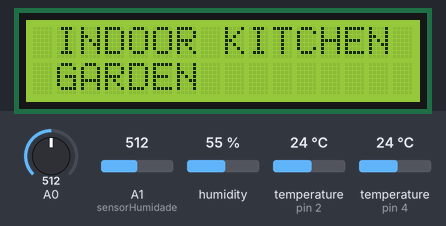
Simulated run of this sketch. Board: Arduino Nano, built with avr-gcc and run on an emulated ATmega328P. Shown: 16×2 character LCD. Inputs (shaded band) come from the test bench; at power-on: A0 = 512, A1 (sensorHumidade) = 512, humidity 55 %, temperature (sensors on pin 2, pin 4) 24 °C. What the sketch prints to the serial monitor is not drawn.

Above: at 0.1 s.
4.5 s: A0 set to 536
6.4 s: A0 set to 565
At 8.5 s:
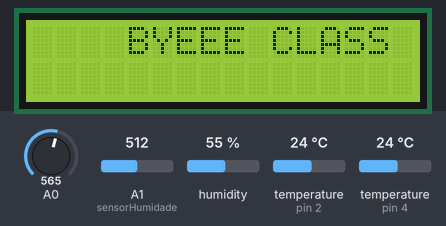
17.3 s: A0 set to 370
At 18.7 s:
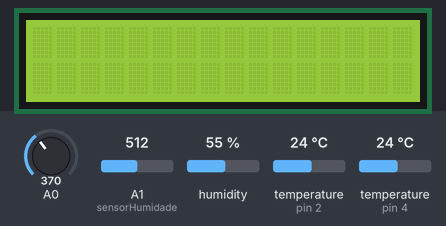
19.6 s: A0 set to 716
At 21.3 s:
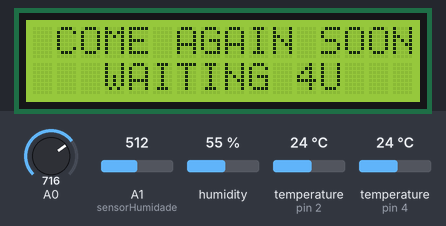
Timing chart, 0 to 22.8 s (numbered marks = the images above; inputs shaded):
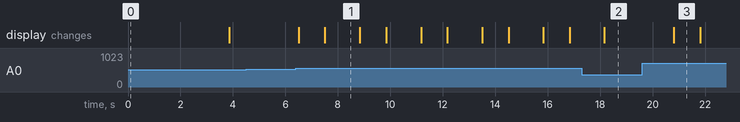

The sketch:

Uniao_programa_GArden.ino
```cpp
/*Pinagem do arduino*/


//motor_A

int IN1 = 6;

int IN2 = 7;

int velocidadeA = 5;

#include <LiquidCrystal.h>

//Variaveis LCD

LiquidCrystal lcd(8, 9, 4, 5, 6, 7);

int lcd_key     = 0;
int adc_key_in  = 0;

#define btnRIGHT  0
#define btnUP     1
#define btnDOWN   2
#define btnLEFT   3
#define btnSELECT 4
#define btnNONE   5

int read_LCD_buttons(){               // read the buttons
    adc_key_in = analogRead(0);       // read the value from the sensor

    // botoes quando lidos rondam estes valores respetivamente : 0, 144, 329, 504, 741
    // + 50 aprox para ver se os valroes se aproximavam das leituras
    // We make this the 1st option for speed reasons since it will be the most likely result

    if (adc_key_in > 1000) return btnNONE;
/*
    // For V1.1 us this threshold. nao usamos devido aos valores detetados não estarem aprox a estes..
    if (adc_key_in < 50)   return btnRIGHT;
    if (adc_key_in < 250)  return btnUP;
    if (adc_key_in < 450)  return btnDOWN;
    if (adc_key_in < 650)  return btnLEFT;
    if (adc_key_in < 850)  return btnSELECT;  */

   // For V1.0 comment the other threshold and use the one below: usamos este devido aos valores serem mais precisos

     if (adc_key_in < 50)   return btnRIGHT;
     if (adc_key_in < 195)  return btnUP;
     if (adc_key_in < 380)  return btnDOWN;
     if (adc_key_in < 555)  return btnLEFT;
     if (adc_key_in < 790)  return btnSELECT;

      return btnNONE;                // quando todos os botoes falharem retorna...
}


#include <OneWire.h>

#include <DallasTemperature.h>

#include "DHT.h"


#define sensorHumidade A1 // HUmidade

#define ONE_WIRE_BUS 2 //Temp

#define DHTPIN 4 //Ar

#define DHTTYPE DHT22 //Ar


OneWire oneWire(ONE_WIRE_BUS);

DallasTemperature sensors(&oneWire);


DHT dht(DHTPIN, DHTTYPE);


unsigned long tempoAnterior = 0;

unsigned long intervalo = 1000;


void setup()
{
//VENTOINHA
pinMode(IN1,OUTPUT);

pinMode(IN2,OUTPUT);

pinMode(velocidadeA,OUTPUT);


  Serial.begin(9600);

  dht.begin();

  sensors.begin();

  Serial.println("Indoor Kitchen Garden");

   lcd.begin(16, 2);
   lcd.setCursor(0,0);
   lcd.clear();
   lcd.setCursor(0,0);
   lcd.println(" INDOOR KITCHEN ");
   lcd.setCursor(0,1);
   lcd.println(" GARDEN       ");

  delay(500);

  Serial.println("Início");

  delay(2000);

}


void loop()

{

  // A leitura da temperatura e humidade pode levar 250ms

  // O atraso do sensor pode chegar a 2 segundos.

  float h = dht.readHumidity();

  float t = dht.readTemperature();

  // testa se retorno é valido, caso contrário algo está errado.

  if (isnan(t) || isnan(h))

  {

    Serial.println("Failed to read from DHT");

  }

  else

  {

    Serial.print("HUMIDADE DO AR: ");

    Serial.print(h);

    Serial.print(" %  ");

    Serial.print("TEMPERATURA DO AR: ");

    Serial.print(t);

    Serial.print(" ºC  ");

  }

  //Sensor do Ar ^^


  sensors.requestTemperatures(); // Send the command to get temperature readings

  Serial.print("Temp: ");

  Serial.print(sensors.getTempCByIndex(0));

  Serial.print("     ");

   // Porquê "byIndex"?

   // Pode haver mais do que um DS18B20

   // 0 representa o primeiro sensor


   //Sensor Temperatura Terra ^^


   unsigned long tempoAtual = millis(); // Realizamos a leitura atual do tempo em que o nosso Arduino Nano está ligado

  if (tempoAtual-tempoAnterior > intervalo)

  {

  // Pequena lógica para realizar leituras temporizadas sem parar o microcontrolador

  tempoAnterior =tempoAtual; // Guardamos o tempo anterior como o ultimo intervalo de tempo lido

  int leitura = analogRead(sensorHumidade); // Leitura dos dados analógicos vindos do sensor de umidade de solo


  if (leitura<=1023 && leitura>=500)

  {

    // Se a leitura feita for um valor entre 1023 e 682 podemos definir que o solo está com uma baixa condutividade, logo a planta deve ser regada

    Serial.print("Nível de Humidade Alto: ");

    Serial.print(leitura);

    Serial.println("     ");

  }


  else

  {

     if (leitura<=500 && leitura>=250)

     {

       // Se a leitura feita for um valor entre 681 e 341 podemos definir que o solo está com um nível médio de humidade, logo dependendo da planta pode ou não ser vantajoso regar

       Serial.print("Nível de Humidade Médio: ");

       Serial.print(leitura);

       Serial.println("     ");

     }

     else

     {

        if (leitura<=250 && leitura>=0)

        {

           // Se a leitura feita for um valor entre 0 e 340 podemos definir que o solo está com um nível aceitável de humidade, logo talvez não seja interessante regar neste momento

           Serial.print("Nível de Humidade Baixo: ");

           Serial.print(leitura);

           Serial.println("     ");

        }

     }

   }

   }


  //Sensor Humidade Terra ^^

  delay(500);

//LCD DISPLAY BUTTONS

  lcd_key = read_LCD_buttons();   // ´lê os botões

   switch (lcd_key){               // tem uma ação dependendo do botão

       case btnUP:{    //
            lcd.clear();
            lcd.setCursor(0,0);

            break;
       }

       case btnRIGHT:{     //
             lcd.clear();

             break;
       }

       case btnLEFT:{       //
            lcd.clear();


             break;
       }

       case btnDOWN:{  //
             lcd.clear();

             break;

       }

     case btnSELECT:{
        lcd.clear();
        lcd.setCursor(0,0);
        lcd.println(" COME AGAIN SOON");
        lcd.setCursor(0,1);
        lcd.println("   WAITING 4U   ");
        delay(1000);
        lcd.clear();
        lcd.setCursor(4,0);
        lcd.print("BYEEE CLASS");
        break;
       }
   }
 //VENTOINHA
//Sentido 2

digitalWrite(IN1,HIGH);

digitalWrite(IN2,LOW);

analogWrite(velocidadeA, 255);

delay(50);


}
```

Measured:
- the behaviour switches between 554 and 555 on A0 (found by bisection; images 0 and 1)
- after the input at 4.5 s, every drawn part: stays the same
- after the input at 6.4 s, the display: first changes after 0.11 s (image 1 shows a later state)
- after the input at 17.3 s, the display: changes after 0.87 s (image 2)
- after the input at 19.6 s, the display: changes after 1.2 s (image 3)
- what the display in image 1 shows lasts 1.3 s, from 7.5 s to 8.8 s
- what the display in image 3 shows lasts 1.0 s, from 20.8 s to 21.8 s
